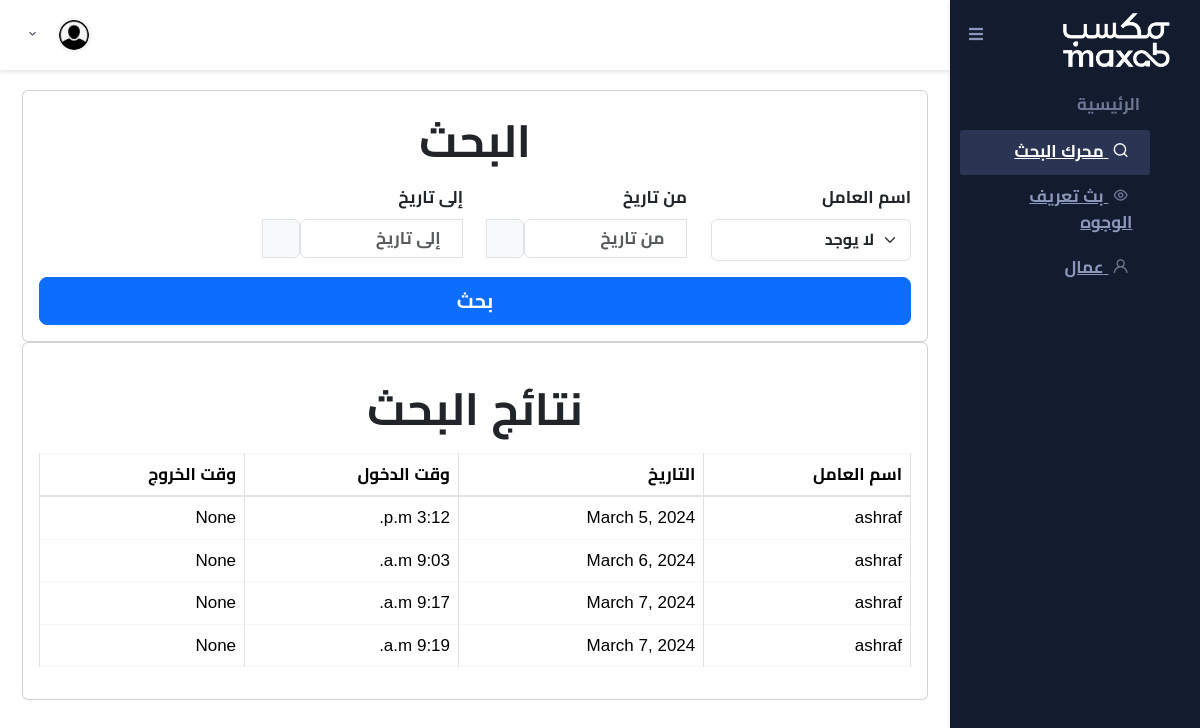
The page /search_attendance/ (signed in) on the database its author committed.
### accounts/models.py (models this page shows, shortened)
class Attendance(models.Model):
    date = models.DateField(default=timezone.now)  # Assuming you want to set the current date as the default
    entry_time = models.TimeField(default=timezone.now)  # Assuming you want to set the current time as the default
    exit_time = models.TimeField(blank=True, null=True)
    person = models.ForeignKey(Person, related_name='attendances', on_delete=models.CASCADE)

class Person(models.Model):
    system_user_name = models.CharField(max_length=512,null = True, blank = True)
    entry = models.BooleanField(default=False)
    class MPTTMeta:
        order_insertion_by = ['system_user_name']

### accounts/views.py (the view)
# urls.py: path('search_attendance/', views.search_attendance, name='search_attendance'),
def search_attendance(request):
    persons = Person.objects.all()  # Assuming you have this queryset in your view
    if request.method == 'GET':
        person_id = request.GET.get('person')
        date_from_str = request.GET.get('registration_date_from')
        date_to_str = request.GET.get('registration_date_to')
        try:
            date_from = datetime.strptime(date_from_str, '%Y/%m/%d').date() if date_from_str else None
            date_to = datetime.strptime(date_to_str, '%Y/%m/%d').date() if date_to_str else None
        except ValueError:
            return render(request, 'error.html', {'error_message': 'Invalid date format'})
        attendance_results = Attendance.objects.all()
        if person_id:
            attendance_results = attendance_results.filter(person_id=person_id)
        if date_from:
            attendance_results = attendance_results.filter(date__gte=date_from)
        if date_to:
            attendance_results = attendance_results.filter(date__lte=date_to)
        return render(request, 'attendance_search.html', {'attendance_results': attendance_results, 'persons': persons, 'selected_person': int(person_id) if person_id else None})
    return render(request, 'attendance_search.html', {'persons': persons})

### templates/attendance_search.html (shortened to what this page needs)
{% extends 'base.html' %}
{% load static %}
{% block content%}
<div class="row">
    <div class="col-12">
        <div class="card">
            <div class="card-body">
                <h4 class="card-title mt-2 mb-3 text-center" style="font-size: 45px;font-weight: 600;">
                    البحث
                </h4>
                <form method="GET">
                <div class="row">
                    <div class="col-md-3">
                        <div class="mb-3">
                            <label class="form-label">
                                اسم العامل
                            </label>
                            <select class="form-select select2" name="person">
                                <option value="">
                                    لا يوجد
                                </option>
                            </select>
                        </div>
                    </div>
                    <div class="col-md-3">
                        <label class="form-label">
                            من تاريخ
                        </label>
                        <div class="input-group" id="date_from">
                            <input class="form-control" data-date-container="#_date_from" type="text" name="_date_from" data-date-format="yyyy/mm/dd" data-provide="datepicker" placeholder="  من تاريخ ">
                            <span class="input-group-text">
                             <i class="mdi mdi-calendar">
                             </i>
                            </span>
                           </div>
                    </div>
                    <div class="col-md-3">
                        <label class="form-label">
                            إلى تاريخ
                        </label>
                        <div class="input-group" id="date_to">
                            <input class="form-control" data-date-container="#date_to" type="text" name="date_to" data-date-format="yyyy/mm/dd" data-provide="datepicker" placeholder="  إلى تاريخ " >
                            <span class="input-group-text">
                             <i class="mdi mdi-calendar">
                             </i>
                            </span>
                           </div>
                    </div>
                </div>
                <div class="row">
                    <div class="col-12">
                        <button class="btn btn-lg btn-primary btn-block" type="submit">بحث </button>
                    </div>
                </div>
            </form>
        </div>
    </div>
    <div class="row">
        <div class="col-12">
            <div class="card">
                <div class="card-body">
            <h4 class="card-title mt-4 mb-3 text-center" style="font-size: 45px;font-weight: 600;">
                نتائج البحث
            </h4>
            <table class="table table-bordered">
                <thead>
                    <tr>
                        <th>اسم العامل</th>
                        <th>التاريخ</th>
                        <th>وقت الدخول</th>
                        <th>وقت الخروج</th>
                    </tr>
                </thead>
                <tbody>
                    {% for attendance in attendance_results %}
                        <tr>
                            <td>{{ attendance.person.system_user_name }}</td>
                            <td>{{ attendance.date }}</td>
                            <td>{{ attendance.entry_time }}</td>
                            <td>{{ attendance.exit_time }}</td>
                        </tr>
                    {% endfor %}
                </tbody>
            </table>
</div>
</div>
</div>
</div>
{% endblock content %}

### templates/base.html (shortened to what this page needs)
{% load static %}
<!DOCTYPE html>
<html lang="en" dir="rtl">
  <head>
    <link href="https://cdn.jsdelivr.net/npm/bootstrap@5.3.2/dist/css/bootstrap.min.css" rel="stylesheet">
    <link rel="stylesheet" href="https://maxcdn.bootstrapcdn.com/bootstrap/4.0.0/css/bootstrap.min.css">
    <link
      href="{% static 'css/bootstrap.min.css' %}"
      id="bootstrap-style"
      rel="stylesheet"
      type="text/css"
    />
    <link
      href="{% static 'css/icons.min.css' %}"
      rel="stylesheet"
      type="text/css"
    />
    <link
      href="{% static 'css/unicons.css' %}"
      rel="stylesheet"
      type="text/css"
    />
    <link
      href="{% static 'libs/bootstrap-datepicker/css/bootstrap-datepicker.min.css' %}"
      rel="stylesheet"
      type="text/css"
    />
    <link
      href="{% static 'libs/select2/css/select2.min.css' %}"
      rel="stylesheet"
      type="text/css"
    />
    <link
      href="{% static 'libs/sweetalert2/sweetalert2.min.css' %}"
      rel="stylesheet"
      type="text/css"
    />
    <link
      href="{% static 'libs/toastr/toastr.min.css' %}"
      rel="stylesheet"
      type="text/css"
    />
    <link
      href="{% static 'css/app.min.css' %}"
      id="app-style"
      rel="stylesheet"
      type="text/css"
    />
    <link
      href="{% static 'css/main.css' %}"
      id="app-style"
      rel="stylesheet"
      type="text/css"
    />
    <link
    href="{% static 'libs/dynamic-tree-editor/css/treeeditor.css' %}"
    rel="stylesheet"
    type="text/css"
  />
  </head>
  <body data-sidebar="dark" id="page-body">
    <div id="layout-wrapper" >
      <header id="page-topbar" style="background-color: #ffffff"
      >
        <div class="navbar-header">
          <div class="d-flex">
            <div class="dropdown d-inline-block">
              <button
                  aria-expanded="false"
                  aria-haspopup="true"
                  class="btn header-item waves-effect"
                  data-bs-toggle="dropdown"
                  id="page-header-user-dropdown"
                  type="button"
              >
                  <img
                      alt="Header Avatar"
                      class="rounded-circle header-profile-user"
                      src="{% static 'images/users/avatar1.png' %}"
                  />
                  <i class="uil-angle-down d-none d-xl-inline-block font-size-15">
                  </i>
              </button>
          </div>
      </header>
      {% if user.is_authenticated %}
      <div class="vertical-menu">
        <div class="navbar-brand-box" style="margin-right: -18px">
          <span class="logo logo-light" >
            <span class="logo-lg party_name" id="side-logo">
              <img
              alt=""
              height="80"
              src="{% static 'images/Maxab-New-Logo04.png' %}"
            />
            </span>
          </span>
        </div>
        <button
          class="btn btn-sm px-3 font-size-16 header-item waves-effect vertical-menu-btn"
          type="button"
          id="bar-collaps-btn"
        >
          <i class="fa fa-fw fa-bars"> </i>
        </button>
        <div class="sidebar-menu-scroll" data-simplebar="">
          <div id="sidebar-menu">
            <ul class="metismenu list-unstyled" id="side-menu">
              <li class="menu-title">الرئيسية</li>
              <li>
                <a href="{%url 'accounts:search_attendance'%}">
                  <i class="uil-search"> </i>
                  <span> محرك البحث</span>
                </a>
              </li>
              <li>
                <a href="{%url 'website:index'%}">
                  <i class="uil-eye"> </i>
                  <span> بث تعريف الوجوه </span>
                </a>
              </li>
              <li class="menu-collapsible">
                <a data-toggle="collapse" href="#addItems">
                  <i class="uil-user"></i>
                  <span>عمال</span>
                </a>
              </li>
            </ul>
          </div>
        </div>
      </div>
      {% endif %}
      <div class="main-content">
        <div class="page-content">
          <div class="container-fluid">
            {% block content %} {% endblock content %}
          </div>
        </div>
      </div>
    </div>
  </body>
</html>

### static/css/main.css (style rules this page uses)
.party_name { color: #FFF; }
p, li, a, tr, td, th, input, label { font-size: 17px !important; font-weight: 500 !important; }
select { height: 42px; }

### rows shown on the page
Attendance: person.system_user_name "ashraf", date "March 5, 2024", entry_time "3:12 p.m.", exit_time "None"
Attendance: person.system_user_name "ashraf", date "March 6, 2024", entry_time "9:03 a.m.", exit_time "None"
Attendance: person.system_user_name "ashraf", date "March 7, 2024", entry_time "9:17 a.m.", exit_time "None"
Attendance: person.system_user_name "ashraf", date "March 7, 2024", entry_time "9:19 a.m.", exit_time "None"
